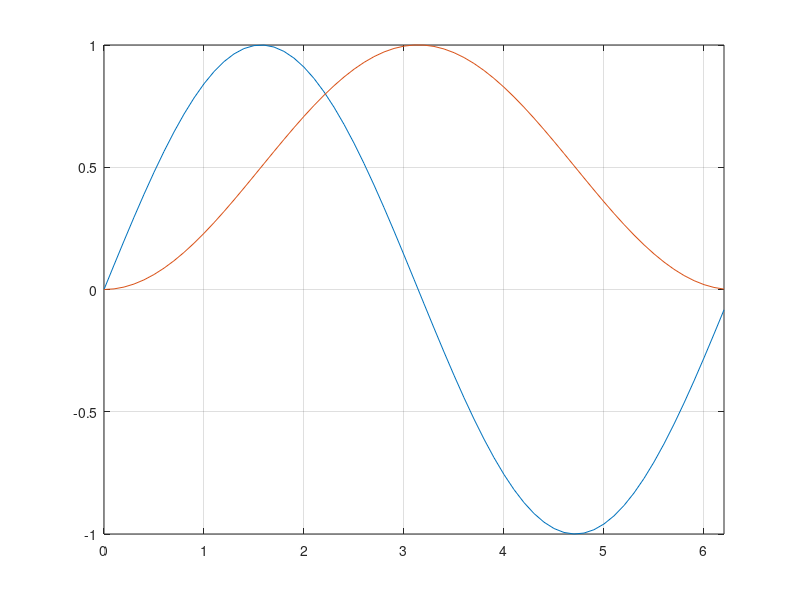

Reproduce this figure in MATLAB. (Note: this script raises an error after producing the figure.)
clear

x = 0:0.1:2*pi;
y = sin(x);
plot(x,y)
xlim([x(1) x(length(x))])
grid on
%%
trapz(x,y)
%%
yint = cumtrapz(y)
hold on
plot(x,yint/abs(max(yint)))
grid on
hold off
%%
syms m n p

n = @(m) sin(m)
p = integral(n,0,2*pi)
%%
plot(x,double(n(x)))
xlim([x(1) x(length(x))])
grid on
hold on
plot(x,double(p))
hold off